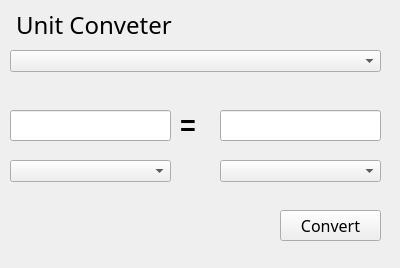
<?xml version="1.0" encoding="UTF-8"?>
<ui version="4.0">
 <class>Unit_Convertor</class>
 <widget class="QWidget" name="Unit_Convertor">
  <property name="geometry">
   <rect>
    <x>0</x>
    <y>0</y>
    <width>400</width>
    <height>268</height>
   </rect>
  </property>
  <property name="windowTitle">
   <string>Form</string>
  </property>
  <widget class="QComboBox" name="convertions">
   <property name="geometry">
    <rect>
     <x>10</x>
     <y>50</y>
     <width>371</width>
     <height>22</height>
    </rect>
   </property>
  </widget>
  <widget class="QComboBox" name="second_unit">
   <property name="geometry">
    <rect>
     <x>220</x>
     <y>160</y>
     <width>161</width>
     <height>22</height>
    </rect>
   </property>
  </widget>
  <widget class="QComboBox" name="first_unit">
   <property name="geometry">
    <rect>
     <x>10</x>
     <y>160</y>
     <width>161</width>
     <height>22</height>
    </rect>
   </property>
  </widget>
  <widget class="QLineEdit" name="input">
   <property name="geometry">
    <rect>
     <x>10</x>
     <y>110</y>
     <width>161</width>
     <height>31</height>
    </rect>
   </property>
   <property name="font">
    <font>
     <family>Potta One</family>
     <pointsize>12</pointsize>
    </font>
   </property>
  </widget>
  <widget class="QLineEdit" name="output">
   <property name="geometry">
    <rect>
     <x>220</x>
     <y>110</y>
     <width>161</width>
     <height>31</height>
    </rect>
   </property>
   <property name="font">
    <font>
     <family>Potta One</family>
     <pointsize>12</pointsize>
    </font>
   </property>
  </widget>
  <widget class="QLabel" name="label">
   <property name="geometry">
    <rect>
     <x>180</x>
     <y>110</y>
     <width>21</width>
     <height>31</height>
    </rect>
   </property>
   <property name="font">
    <font>
     <pointsize>20</pointsize>
     <weight>75</weight>
     <bold>true</bold>
    </font>
   </property>
   <property name="text">
    <string>=</string>
   </property>
  </widget>
  <widget class="QPushButton" name="Button">
   <property name="geometry">
    <rect>
     <x>280</x>
     <y>210</y>
     <width>101</width>
     <height>31</height>
    </rect>
   </property>
   <property name="font">
    <font>
     <family>Potta One</family>
     <pointsize>12</pointsize>
    </font>
   </property>
   <property name="text">
    <string>Convert</string>
   </property>
  </widget>
  <widget class="QLabel" name="label_2">
   <property name="geometry">
    <rect>
     <x>16</x>
     <y>9</y>
     <width>361</width>
     <height>31</height>
    </rect>
   </property>
   <property name="font">
    <font>
     <family>Potta One</family>
     <pointsize>18</pointsize>
    </font>
   </property>
   <property name="text">
    <string>Unit Conveter</string>
   </property>
  </widget>
 </widget>
 <resources/>
 <connections/>
</ui>
